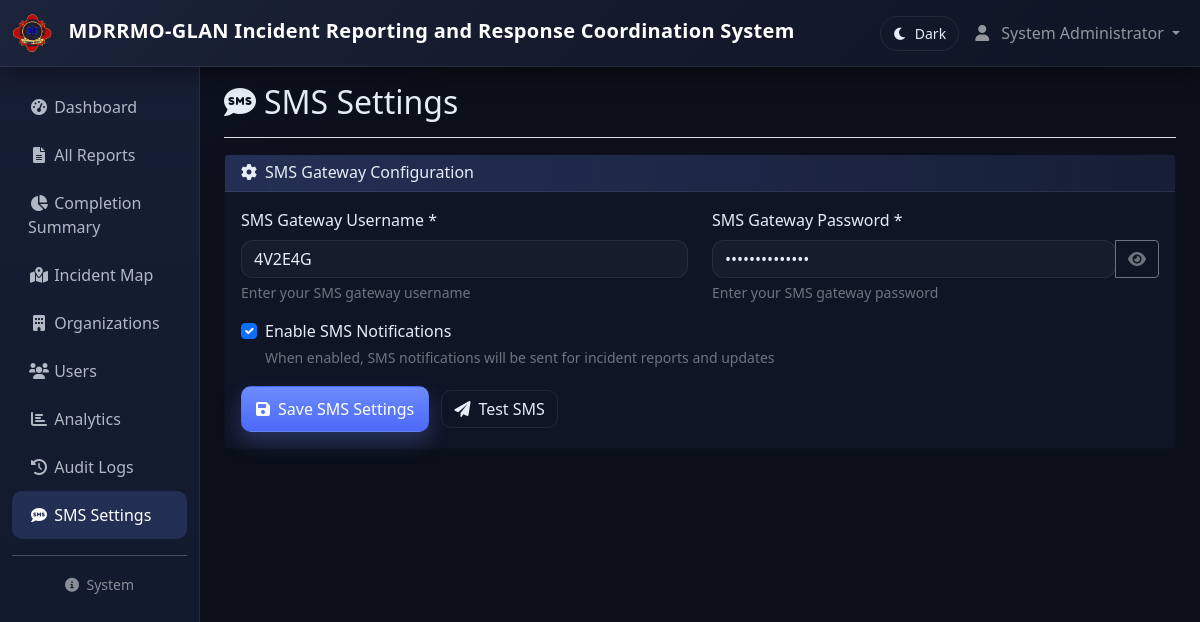
The page /dashboard/sms-settings.php (signed in) on the database as committed earlier.
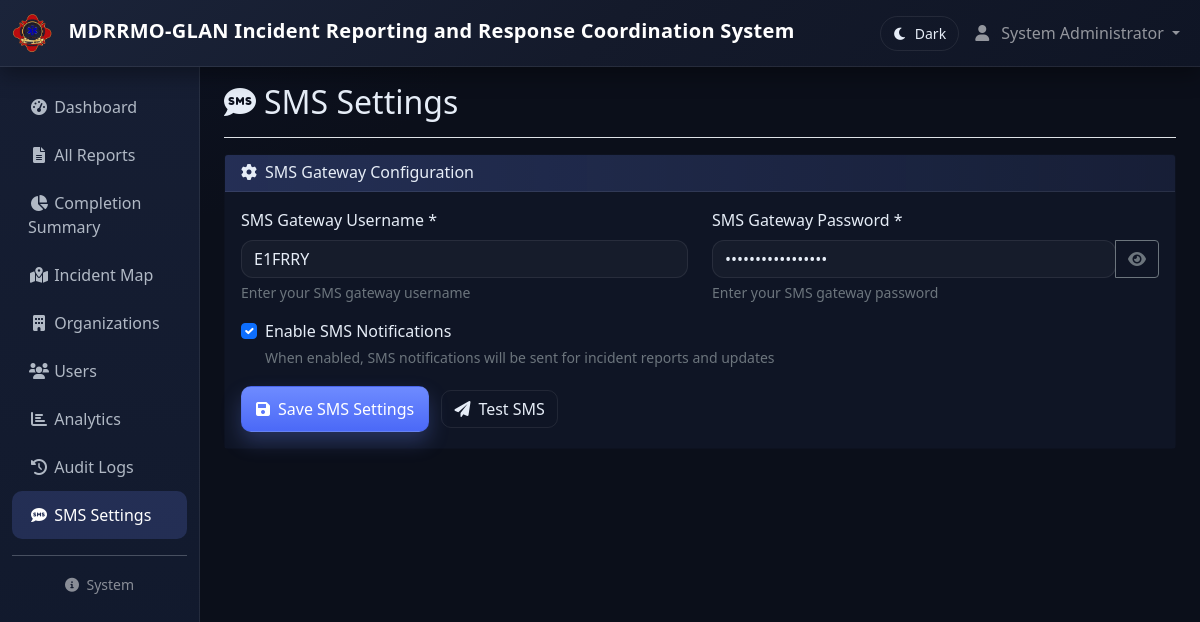
The same page on the database as committed later.
### tables this page shows
CREATE TABLE IF NOT EXISTS `sms_settings` (
  `id` int NOT NULL AUTO_INCREMENT,
  `username` varchar(255) NOT NULL,
  `password` varchar(255) NOT NULL,
  `is_active` tinyint(1) DEFAULT '1',
  `created_at` timestamp NULL DEFAULT CURRENT_TIMESTAMP,
  `updated_at` timestamp NULL DEFAULT CURRENT_TIMESTAMP ON UPDATE CURRENT_TIMESTAMP,
  PRIMARY KEY (`id`)
);

### dashboard/sms-settings.php (the view, shortened to what this page needs)
<?php
include '../views/header.php';
$database = new Database();
$db = $database->getConnection();
$sms_settings = null;
try {
    $query = "SELECT * FROM sms_settings LIMIT 1";
    $stmt = $db->prepare($query);
    $stmt->execute();
    $sms_settings = $stmt->fetch();
} catch (Exception $e) {
    $error_message = 'SMS settings table not found. Please contact system administrator.';
}
?>
<div class="container-fluid">
    <div class="row">
        <?php include '../views/sidebar.php'; ?>
        <main class="col-md-9 ms-sm-auto col-lg-10 px-md-4 main-content">
            <div class="d-flex justify-content-between flex-wrap flex-md-nowrap align-items-center pt-3 pb-2 mb-3 border-bottom">
                <h1 class="h2">
                    <i class="fas fa-sms me-2"></i>SMS Settings
                </h1>
            </div>
            <div class="card">
                <div class="card-header">
                    <h6 class="mb-0">
                        <i class="fas fa-cog me-2"></i>SMS Gateway Configuration
                    </h6>
                </div>
                <div class="card-body">
                    <form method="POST">
                        <div class="row">
                            <div class="col-md-6 mb-3">
                                <label for="username" class="form-label">SMS Gateway Username *</label>
                                <input type="text" class="form-control" id="username" name="username"
                                       value="<?php echo htmlspecialchars($sms_settings['username'] ?? ''); ?>" required>
                                <div class="form-text">Enter your SMS gateway username</div>
                            </div>
                            <div class="col-md-6 mb-3">
                                <label for="password" class="form-label">SMS Gateway Password *</label>
                                <div class="input-group">
                                    <input type="password" class="form-control" id="password" name="password"
                                           value="<?php echo htmlspecialchars($sms_settings['password'] ?? ''); ?>" required>
                                    <button class="btn btn-outline-secondary" type="button" id="togglePassword">
                                        <i class="fas fa-eye" id="togglePasswordIcon"></i>
                                    </button>
                                </div>
                                <div class="form-text">Enter your SMS gateway password</div>
                            </div>
                        </div>
                        <div class="row">
                            <div class="col-12 mb-3">
                                <div class="form-check">
                                    <input class="form-check-input" type="checkbox" id="is_active" name="is_active"
                                           <?php echo ($sms_settings['is_active'] ?? 0) ? 'checked' : ''; ?>>
                                    <label class="form-check-label" for="is_active">
                                        Enable SMS Notifications
                                    </label>
                                    <div class="form-text">When enabled, SMS notifications will be sent for incident reports and updates</div>
                                </div>
                            </div>
                        </div>
                        <div class="row">
                            <div class="col-12">
                                <button type="submit" class="btn ui-btn-primary">
                                    <i class="fas fa-save me-2"></i>Save SMS Settings
                                </button>
                                <button type="button" class="btn ui-btn-ghost ms-2" onclick="testSMS()">
                                    <i class="fas fa-paper-plane me-2"></i>Test SMS
                                </button>
                            </div>
                        </div>
                    </form>
                </div>
            </div>
        </main>
    </div>
</div>
<?php include '../views/footer.php'; ?>

Rows that differ between the two databases and show on the page:
changed sms_settings: username "4V2E4G" → "E1FRRY"
